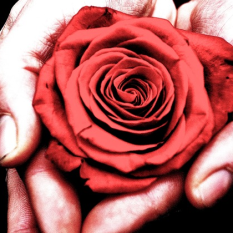
#> input picture contoh.png, 233 x 233 px
$ python gabor_thread.py   (older library calls are emulated)
#> lines starting #> are read from the running program, lines starting #| are printed output that depends on the picture
#> further down, img is the input picture: shape (233, 233, 3); mean B, G, R 94.7, 94.9, 178.9
#!/usr/bin/env python

'''
gabor_threads.py
=========

Sample demonstrates:
- use of multiple Gabor filter convolutions to get Fractalius-like image
effect (http://www.redfieldplugins.com/filterFractalius.htm)
- use of python threading to accelerate the computation

Usage
-----
gabor_threads.py [image filename]

'''

# Python 2/3 compatibility
from __future__ import print_function
from multiprocessing.pool import ThreadPool

import numpy as np
import cv2


def build_filters():
    filters = []
    ksize = 31
    for theta in np.arange(0, np.pi, np.pi / 16):
        kern = cv2.getGaborKernel((ksize, ksize), 4.0, theta, 10.0, 0.5, 0, ktype=cv2.CV_32F)
        kern /= 1.5 * kern.sum()
        filters.append(kern)
    return filters


def process(img, filters):
    accum = np.zeros_like(img)
    for kern in filters:
        fimg = cv2.filter2D(img, cv2.CV_8UC3, kern)
        np.maximum(accum, fimg, accum)
#> this loop made 16 passes
#> pass 1, in process, `fimg = cv2.filter2D(img, cv2.CV_8UC3, kern)`:
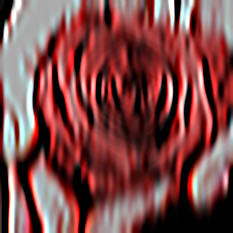
#> fimg: shape (233, 233, 3); mean B, G, R 70.6, 70.8, 125.9
#> pass 2, in process, `fimg = cv2.filter2D(img, cv2.CV_8UC3, kern)`:
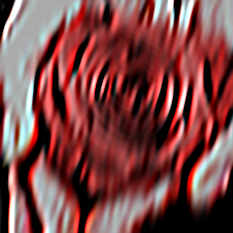
#> fimg: shape (233, 233, 3); mean B, G, R 70, 70.3, 125.9
#> pass 3, in process, `fimg = cv2.filter2D(img, cv2.CV_8UC3, kern)`:
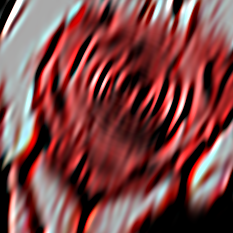
#> fimg: shape (233, 233, 3); mean B, G, R 69.4, 69.8, 126
#> after the loop:
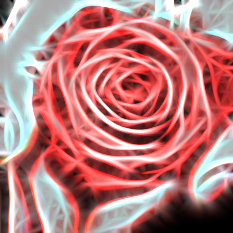
#> accum: shape (233, 233, 3); mean B, G, R 122.5, 122.7, 188.5
    return accum


def process_threaded(img, filters, threadn=8):
#> called with threadn = 8
    accum = np.zeros_like(img)
#> accum: shape (233, 233, 3); every value is 0

    def f(kern):
        return cv2.filter2D(img, cv2.CV_8UC3, kern)
    pool = ThreadPool(processes=threadn)
    for fimg in pool.imap_unordered(f, filters):
        np.maximum(accum, fimg, accum)
    return accum


if __name__ == '__main__':
    import sys
    # from common import Timer

    print(__doc__)
    try:
        img_fn = sys.argv[1]
    except:
        img_fn = 'contoh.png'

    img = cv2.imread(img_fn)
    if img is None:
        print('Failed to load image file:', img_fn)
        sys.exit(1)

    filters = build_filters()

    # with Timer('running single-threaded'):
    res1 = process(img, filters)
    # with Timer('running multi-threaded'):
    res2 = process_threaded(img, filters)

    print('res1 == res2: ', (res1 == res2).all())
#| res1 == res2:  True
    cv2.imshow('img', img)
    cv2.imshow('result', res2)
    cv2.waitKey()
    cv2.destroyAllWindows()
